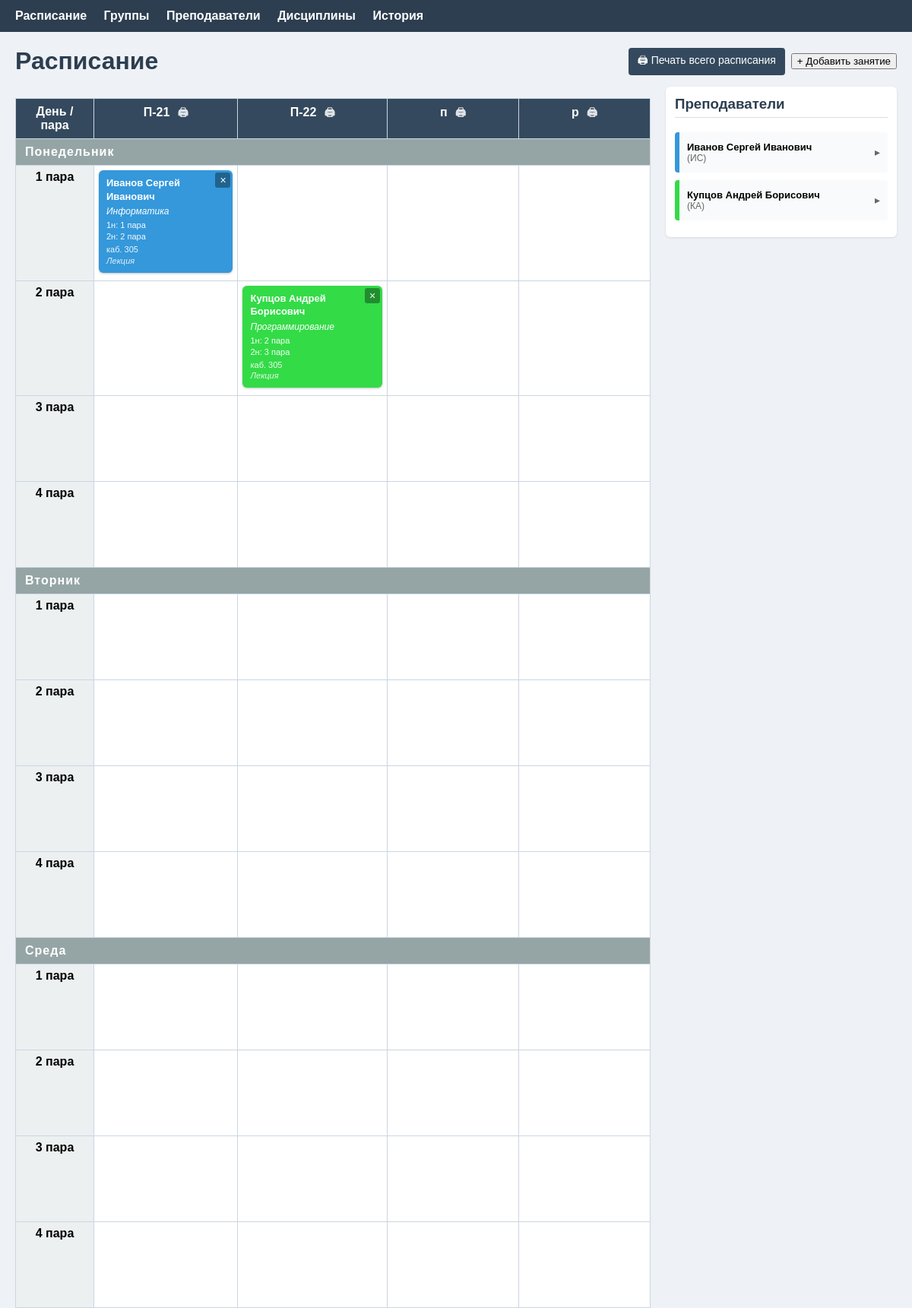
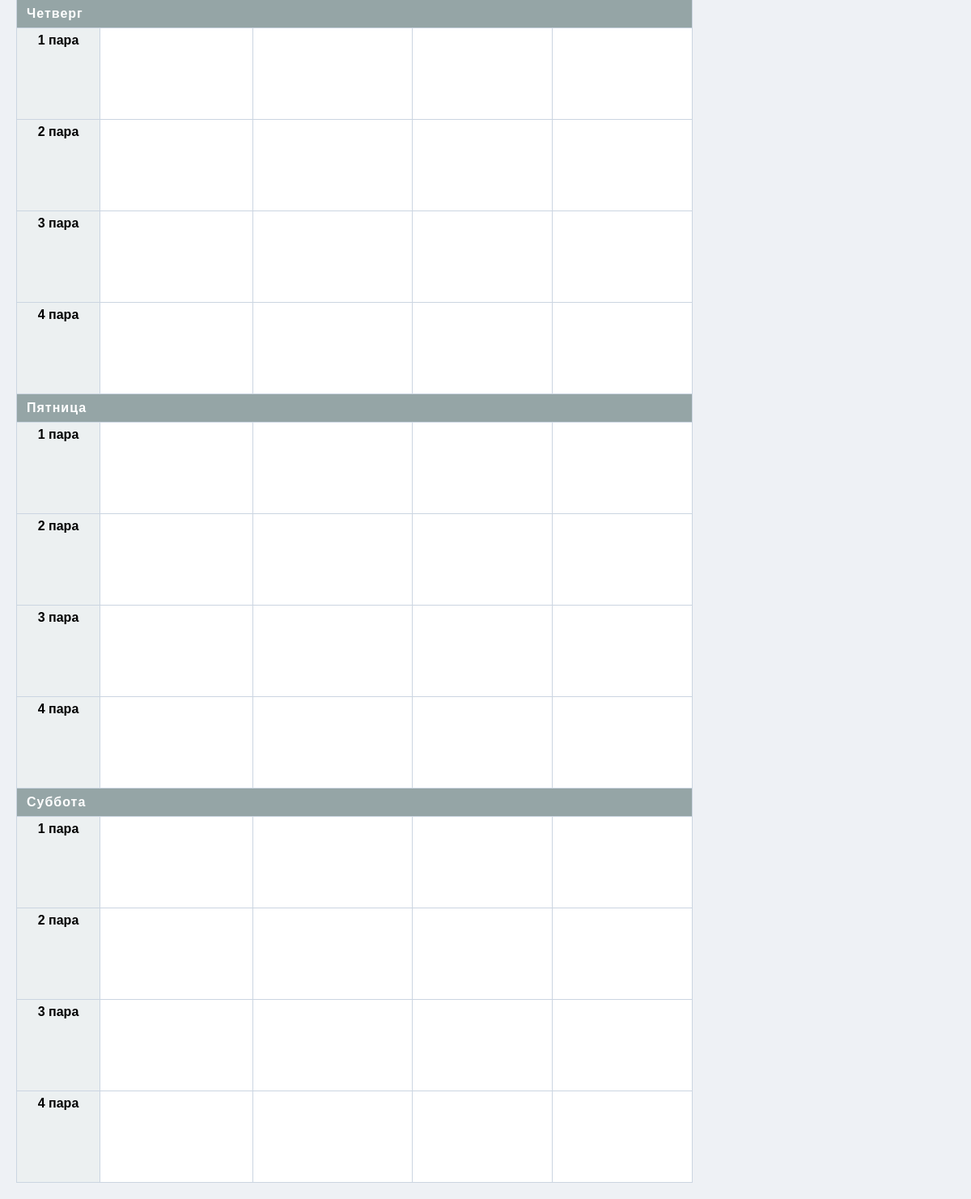
The page / on the database its author committed (2 pictures, top to bottom).
### app/models.py (models this page shows)
class Group(db.Model):
    __tablename__ = 'groups'
    id = db.Column(db.Integer, primary_key=True)
    name = db.Column(db.String(50), unique=True, nullable=False)
    speciality = db.Column(db.String(100))
    course = db.Column(db.Integer)

class Teacher(db.Model):
    __tablename__ = 'teachers'
    id = db.Column(db.Integer, primary_key=True)
    name = db.Column(db.String(150), nullable=False)
    short_name = db.Column(db.String(20))
    color = db.Column(db.String(20), default='#3498db')
    subjects = db.relationship(
        'Subject',
        secondary=teacher_subjects,
        backref=db.backref('teachers', lazy='dynamic'),
        lazy='dynamic'
    )

class Subject(db.Model):
    __tablename__ = 'subjects'
    id = db.Column(db.Integer, primary_key=True)
    name = db.Column(db.String(150), nullable=False)
    short_name = db.Column(db.String(20))

class Lesson(db.Model):
    __tablename__ = 'lessons'
    id = db.Column(db.Integer, primary_key=True)
    group_id = db.Column(db.Integer, db.ForeignKey('groups.id'))
    teacher_id = db.Column(db.Integer, db.ForeignKey('teachers.id'))
    subject_id = db.Column(db.Integer, db.ForeignKey('subjects.id'))
    classroom_id = db.Column(db.Integer, db.ForeignKey('classrooms.id'))
    day = db.Column(db.String(20))
    week1_lesson = db.Column(db.Integer)
    week2_lesson = db.Column(db.Integer)
    lesson_type = db.Column(db.String(50))
    group = db.relationship('Group')
    teacher = db.relationship('Teacher')
    subject = db.relationship('Subject')
    classroom = db.relationship('Classroom')

class Classroom(db.Model):
    __tablename__ = 'classrooms'
    id = db.Column(db.Integer, primary_key=True)
    name = db.Column(db.String(50), nullable=False)
    title = db.Column(db.String(100))
    type = db.Column(db.String(50))
    seats = db.Column(db.Integer)

### app/schedule/routes.py (the view)
@schedule_bp.route('/')
def index():
    groups = Group.query.order_by(Group.name).all()
    teachers = Teacher.query.order_by(Teacher.name).all()
    subjects = Subject.query.order_by(Subject.name).all()
    lessons = Lesson.query.all()
    days = ['Понедельник', 'Вторник', 'Среда', 'Четверг', 'Пятница', 'Суббота']
    paras = [1, 2, 3, 4]
    schedule = {g.id: {d: {p: [] for p in paras} for d in days} for g in groups}
    for lesson in lessons:
        para = lesson.week1_lesson if lesson.week1_lesson else lesson.week2_lesson
        if para and lesson.group_id in schedule and lesson.day in schedule[lesson.group_id]:
            if para in schedule[lesson.group_id][lesson.day]:
                schedule[lesson.group_id][lesson.day][para].append(lesson)
    lessons_data = {}
    for l in lessons:
        lessons_data[l.id] = {
            'id': l.id,
            'group_id': l.group_id,
            'teacher_id': l.teacher_id,
            'subject_id': l.subject_id,
            'day': l.day,
            'week1_lesson': l.week1_lesson,
            'week2_lesson': l.week2_lesson,
            'classroom': l.classroom.name if l.classroom else '',
            'lesson_type': l.lesson_type or '',
        }
    teachers_data = {}
    for t in teachers:
        teachers_data[t.id] = {
            'id': t.id,
            'name': t.name,
            'short_name': t.short_name,
            'color': t.color,
            'subjects': [{'id': s.id, 'name': s.name, 'short_name': s.short_name} for s in t.subjects]
        }
    from collections import defaultdict
    conflict_ids = set()
    slots = defaultdict(list)
    for l in lessons:
        if l.week1_lesson:
            slots[('w1', l.day, l.week1_lesson)].append(l)
        if l.week2_lesson:
            slots[('w2', l.day, l.week2_lesson)].append(l)
    for key, group in slots.items():
        for attr in ('group_id', 'teacher_id', 'classroom_id'):
            buckets = defaultdict(list)
            for l in group:
                val = getattr(l, attr)
                if val:
                    buckets[val].append(l)
            for val, lst in buckets.items():
                if len(lst) > 1:
                    for l in lst:
                        conflict_ids.add(l.id)
    return render_template(
        'index.html',
        groups=groups,
        teachers=teachers,
        subjects=subjects,
        schedule=schedule,
        days=days,
        paras=paras,
        lessons_data=lessons_data,
        teachers_data=teachers_data,
        conflict_ids=conflict_ids
    )

### templates/index.html (shortened to what this page needs)
{% extends "base.html" %}
{% block content %}
<div class="schedule-header">
    <h1>Расписание</h1>
    <div class="schedule-actions">
        <a href="{{ url_for('schedule.print_all') }}"
           target="_blank"
           class="btn-print-all">🖨 Печать всего расписания</a>
        <button onclick="document.getElementById('addLessonForm').classList.remove('hidden')">
            + Добавить занятие
        </button>
    </div>
</div>
<div class="main-layout">
    <div class="schedule-area">
        <table class="schedule-table">
            <thead>
                <tr>
                    <th class="day-col">День / пара</th>
                    {% for g in groups %}
                        <th>
                            {{ g.name }}
                            <a href="{{ url_for('schedule.print_group', group_id=g.id) }}"
                               target="_blank"
                               class="print-btn"
                               title="Печать расписания группы">🖨</a>
                        </th>
                    {% endfor %}
                </tr>
            </thead>
            <tbody>
                {% for d in days %}
                    <tr class="day-row">
                        <td class="day-name" colspan="{{ groups|length + 1 }}">{{ d }}</td>
                    </tr>
                    {% for p in paras %}
                        <tr>
                            <td class="para-num">{{ p }} пара</td>
                            {% for g in groups %}
                                <td class="cell"
                                    data-group-id="{{ g.id }}"
                                    data-day="{{ d }}"
                                    data-para="{{ p }}">
                                    {% for lesson in schedule[g.id][d][p] %}
                                        {% set teacher = teachers | selectattr('id', 'equalto', lesson.teacher_id) | first %}
                                        {% set subject = subjects | selectattr('id', 'equalto', lesson.subject_id) | first %}
                                        <div class="lesson-card {% if lesson.id in conflict_ids %}lesson-card-conflict{% endif %}"
                                             data-lesson-id="{{ lesson.id }}"
                                             style="background: {{ teacher.color if teacher else '#ccc' }};"
                                             onclick="openEditLesson({{ lesson.id }})">
                                            <div class="lesson-teacher">{{ teacher.name if teacher else '?' }}</div>
                                            <div class="lesson-subject">{{ subject.name if subject else '?' }}</div>
                                            <div class="lesson-weeks">
                                                {% if lesson.week1_lesson %}1н: {{ lesson.week1_lesson }} пара{% endif %}
                                                {% if lesson.week1_lesson and lesson.week2_lesson %}<br>{% endif %}
                                                {% if lesson.week2_lesson %}2н: {{ lesson.week2_lesson }} пара{% endif %}
                                            </div>
                                            {% if lesson.classroom %}
                                                <div class="lesson-classroom">каб. {{ lesson.classroom.name }}</div>
                                            {% endif %}
                                            {% if lesson.lesson_type %}
                                                <div class="lesson-type">{{ lesson.lesson_type }}</div>
                                            {% endif %}
                                            <button type="button" class="lesson-del"
                                                    onclick="event.stopPropagation(); deleteLesson({{ lesson.id }});">×</button>
                                        </div>
                                    {% endfor %}
                                </td>
                            {% endfor %}
                        </tr>
                    {% endfor %}
                {% endfor %}
            </tbody>
        </table>
    </div>
    <aside class="teachers-panel">
        <h3>Преподаватели</h3>
        {% for t in teachers %}
            <div class="teacher-block" style="border-left: 6px solid {{ t.color }};">
                <div class="teacher-header" onclick="toggleTeacher({{ t.id }})">
                    <div>
                        <div class="teacher-name">{{ t.name }}</div>
                        <div class="teacher-short">({{ t.short_name }})</div>
                    </div>
                    <div class="teacher-toggle">▸</div>
                </div>
            </div>
        {% else %}
            <p>Преподавателей пока нет</p>
        {% endfor %}
    </aside>
</div>
{% endblock %}

### templates/base.html (shortened to what this page needs)
<!DOCTYPE html>
<html lang="ru">
<head>
    <link rel="stylesheet" href="{{ url_for('static', filename='style.css') }}">
</head>
<body>
<nav>
    <a href="{{ url_for('schedule.index') }}">Расписание</a>
    <a href="{{ url_for('groups.groups_list') }}">Группы</a>
    <a href="{{ url_for('teachers.teachers_list') }}">Преподаватели</a>
    <a href="{{ url_for('subjects.subjects_list') }}">Дисциплины</a>
    <a href="{{ url_for('schedule.history') }}">История</a>
</nav>
<main>
    {% block content %}{% endblock %}
</main>
</body>
</html>

### static/style.css (style rules this page uses)
body { font-family: Arial, sans-serif; margin: 0; background: #eef1f5; }
nav { background: #2c3e50; padding: 12px 20px; }
nav a { color: #fff; margin-right: 18px; text-decoration: none; font-weight: bold; }
main { padding: 20px; }
h1 { color: #2c3e50; margin: 0; }
table { border-collapse: collapse; width: 100%; background: #fff; margin-top: 15px; }
th, td { border: 1px solid #ddd; padding: 8px; text-align: left; }
th { background: #ecf0f1; }
button { cursor: pointer; }
.schedule-header { display: flex; justify-content: space-between; align-items: center; margin-bottom: 15px; }
.main-layout { display: flex; gap: 20px; align-items: flex-start; }
.schedule-area { flex: 1; overflow-x: auto; }
.schedule-table { border-collapse: collapse; background: #fff; width: 100%; min-width: 700px; }
.schedule-table th, .schedule-table td { border: 1px solid #cbd5e1; padding: 6px; vertical-align: top; text-align: center; }
.schedule-table th { background: #34495e; color: #fff; font-weight: bold; padding: 8px; }
.day-row td.day-name { background: #95a5a6; color: #fff; font-weight: bold; text-align: left; padding: 8px 12px; letter-spacing: 1px; }
.para-num { background: #ecf0f1; font-weight: bold; width: 90px; text-align: left; padding: 8px; }
.cell { min-width: 160px; height: 100px; transition: background 0.2s; }
.lesson-card { position: relative; border-radius: 6px; padding: 8px 10px; margin-bottom: 4px; color: #fff; font-size: 12px; text-align: left; box-shadow: 0 1px 3px rgba(0,0,0,0.25); line-height: 1.35; cursor: grab; }
.lesson-teacher { font-weight: bold; font-size: 13px; margin-bottom: 3px; }
.lesson-subject { font-style: italic; margin: 2px 0; }
.lesson-weeks { font-size: 11px; opacity: 0.95; margin-top: 3px; }
.lesson-classroom { font-size: 11px; opacity: 0.9; margin-top: 2px; }
.lesson-type { font-size: 11px; opacity: 0.85; font-style: italic; }
.lesson-del { position: absolute; top: 3px; right: 3px; background: rgba(0,0,0,0.35); color: #fff; border: none; border-radius: 3px; width: 20px; height: 20px; font-size: 14px; line-height: 1; padding: 0; }
.teachers-panel { width: 280px; background: #fff; border-radius: 6px; padding: 12px; box-shadow: 0 1px 3px rgba(0,0,0,0.1); }
.teachers-panel h3 { margin-top: 0; color: #2c3e50; border-bottom: 1px solid #ddd; padding-bottom: 6px; }
.teacher-block { background: #f9fafb; padding: 8px 10px; margin-bottom: 10px; border-radius: 4px; }
.teacher-header { cursor: pointer; display: flex; justify-content: space-between; align-items: center; padding: 4px 0; }
.teacher-toggle { font-size: 14px; color: #666; }
.teacher-name { font-weight: bold; font-size: 13px; }
.teacher-short { font-size: 12px; color: #666; }
.schedule-actions { display: flex; gap: 8px; }
.schedule-actions { display: flex; gap: 8px; align-items: center; }
.btn-print-all { background: #34495e; color: #fff; padding: 6px 12px; border-radius: 4px; text-decoration: none; font-size: 14px; transition: background 0.2s; }
.print-btn { color: #fff; text-decoration: none; margin-left: 6px; font-size: 14px; opacity: 0.85; }

### rows shown on the page
Group: name "П-21"
Group: name "П-22"
Group: name "п"
Group: name "р"
Lesson: week1_lesson "1", week2_lesson "2", classroom.name "305", lesson_type "Лекция"
Teacher: name "Иванов Сергей Иванович", short_name "ИС"
Subject: name "Информатика"
Lesson: week1_lesson "2", week2_lesson "3", classroom.name "305", lesson_type "Лекция"
Teacher: name "Купцов Андрей Борисович", short_name "КА"
Subject: name "Программирование"

### other values the page prints
{{ d }} "Понедельник" "Вторник" "Среда" "Четверг" "Пятница" "Суббота"
{{ p }} "1" "2" "3" "4" "1" "2" "3" "4" "1" "2" "3" "4" "1" "2" "3" "4" "1" "2" "3" "4" "1" "2" "3" "4"
